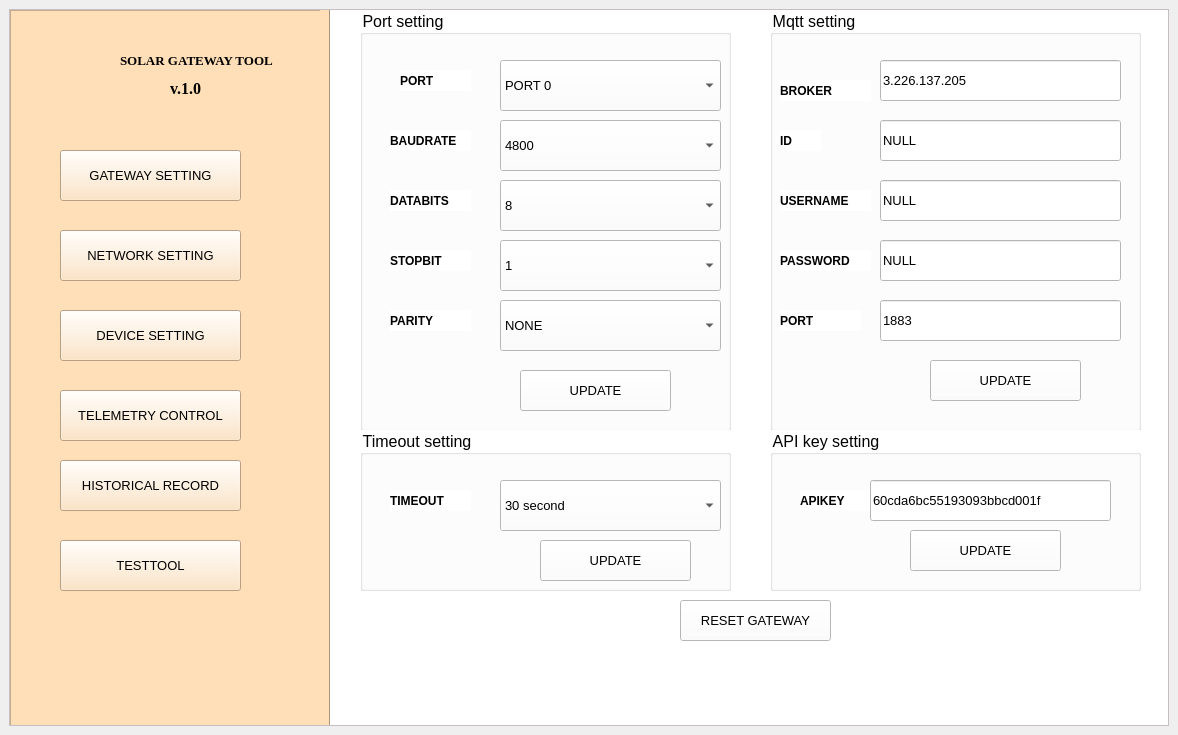
<?xml version="1.0" encoding="UTF-8"?>
<ui version="4.0">
 <class>gateway</class>
 <widget class="QMainWindow" name="gateway">
  <property name="geometry">
   <rect>
    <x>0</x>
    <y>0</y>
    <width>1178</width>
    <height>735</height>
   </rect>
  </property>
  <property name="windowTitle">
   <string>TEST TOOL</string>
  </property>
  <widget class="QWidget" name="centralwidget">
   <layout class="QVBoxLayout" name="verticalLayout">
    <item>
     <widget class="QScrollArea" name="scrollArea">
      <property name="styleSheet">
       <string notr="true">background-color:rgb(255, 248, 254)
</string>
      </property>
      <property name="widgetResizable">
       <bool>true</bool>
      </property>
      <widget class="QWidget" name="scrollAreaWidgetContents">
       <property name="geometry">
        <rect>
         <x>0</x>
         <y>0</y>
         <width>1154</width>
         <height>711</height>
        </rect>
       </property>
       <widget class="QFrame" name="list">
        <property name="geometry">
         <rect>
          <x>0</x>
          <y>0</y>
          <width>321</width>
          <height>761</height>
         </rect>
        </property>
        <property name="styleSheet">
         <string notr="true">background-color:rgb(255, 223, 183)</string>
        </property>
        <property name="frameShape">
         <enum>QFrame::StyledPanel</enum>
        </property>
        <property name="frameShadow">
         <enum>QFrame::Raised</enum>
        </property>
        <widget class="QPushButton" name="networksetting">
         <property name="geometry">
          <rect>
           <x>50</x>
           <y>220</y>
           <width>181</width>
           <height>51</height>
          </rect>
         </property>
         <property name="font">
          <font>
           <family>Segoe UI</family>
           <pointsize>10</pointsize>
          </font>
         </property>
         <property name="text">
          <string>NETWORK SETTING</string>
         </property>
        </widget>
        <widget class="QPushButton" name="gatewaysetting">
         <property name="geometry">
          <rect>
           <x>50</x>
           <y>140</y>
           <width>181</width>
           <height>51</height>
          </rect>
         </property>
         <property name="font">
          <font>
           <pointsize>10</pointsize>
          </font>
         </property>
         <property name="text">
          <string>GATEWAY SETTING</string>
         </property>
        </widget>
        <widget class="QPushButton" name="devicesetting">
         <property name="geometry">
          <rect>
           <x>50</x>
           <y>300</y>
           <width>181</width>
           <height>51</height>
          </rect>
         </property>
         <property name="font">
          <font>
           <pointsize>10</pointsize>
          </font>
         </property>
         <property name="text">
          <string>DEVICE SETTING</string>
         </property>
        </widget>
        <widget class="QPushButton" name="historical">
         <property name="geometry">
          <rect>
           <x>50</x>
           <y>450</y>
           <width>181</width>
           <height>51</height>
          </rect>
         </property>
         <property name="font">
          <font>
           <pointsize>10</pointsize>
          </font>
         </property>
         <property name="text">
          <string>HISTORICAL RECORD</string>
         </property>
        </widget>
        <widget class="Line" name="line">
         <property name="geometry">
          <rect>
           <x>310</x>
           <y>0</y>
           <width>20</width>
           <height>761</height>
          </rect>
         </property>
         <property name="font">
          <font>
           <weight>50</weight>
           <bold>false</bold>
          </font>
         </property>
         <property name="orientation">
          <enum>Qt::Vertical</enum>
         </property>
        </widget>
        <widget class="QPushButton" name="testtool">
         <property name="geometry">
          <rect>
           <x>50</x>
           <y>530</y>
           <width>181</width>
           <height>51</height>
          </rect>
         </property>
         <property name="font">
          <font>
           <pointsize>10</pointsize>
          </font>
         </property>
         <property name="text">
          <string>TESTTOOL</string>
         </property>
        </widget>
        <widget class="QPushButton" name="telemetrycontrol">
         <property name="geometry">
          <rect>
           <x>50</x>
           <y>380</y>
           <width>181</width>
           <height>51</height>
          </rect>
         </property>
         <property name="font">
          <font>
           <pointsize>10</pointsize>
          </font>
         </property>
         <property name="text">
          <string>TELEMETRY CONTROL</string>
         </property>
        </widget>
        <widget class="QLabel" name="label">
         <property name="geometry">
          <rect>
           <x>10</x>
           <y>10</y>
           <width>101</width>
           <height>91</height>
          </rect>
         </property>
         <property name="text">
          <string/>
         </property>
         <property name="pixmap">
          <pixmap>C:/Users/ACER/Desktop/manual/Thesis/image/Solar-DNR-ICONS.png</pixmap>
         </property>
         <property name="scaledContents">
          <bool>true</bool>
         </property>
        </widget>
        <widget class="QLabel" name="label_3">
         <property name="geometry">
          <rect>
           <x>160</x>
           <y>70</y>
           <width>41</width>
           <height>16</height>
          </rect>
         </property>
         <property name="font">
          <font>
           <family>Times New Roman</family>
           <pointsize>12</pointsize>
           <weight>75</weight>
           <bold>true</bold>
          </font>
         </property>
         <property name="text">
          <string>v.1.0</string>
         </property>
        </widget>
        <widget class="QLabel" name="label_2">
         <property name="geometry">
          <rect>
           <x>110</x>
           <y>40</y>
           <width>191</width>
           <height>21</height>
          </rect>
         </property>
         <property name="font">
          <font>
           <family>Times New Roman</family>
           <pointsize>10</pointsize>
           <weight>75</weight>
           <italic>false</italic>
           <bold>true</bold>
           <strikeout>false</strikeout>
          </font>
         </property>
         <property name="text">
          <string>SOLAR GATEWAY TOOL</string>
         </property>
        </widget>
        <zorder>gatewaysetting</zorder>
        <zorder>devicesetting</zorder>
        <zorder>historical</zorder>
        <zorder>line</zorder>
        <zorder>networksetting</zorder>
        <zorder>testtool</zorder>
        <zorder>telemetrycontrol</zorder>
        <zorder>label</zorder>
        <zorder>label_3</zorder>
        <zorder>label_2</zorder>
       </widget>
       <widget class="QFrame" name="seial_workspace">
        <property name="geometry">
         <rect>
          <x>320</x>
          <y>0</y>
          <width>1001</width>
          <height>761</height>
         </rect>
        </property>
        <property name="styleSheet">
         <string notr="true">background-color:rgb(255, 255, 255)</string>
        </property>
        <widget class="QGroupBox" name="groupBox">
         <property name="geometry">
          <rect>
           <x>30</x>
           <y>0</y>
           <width>371</width>
           <height>421</height>
          </rect>
         </property>
         <property name="font">
          <font>
           <pointsize>12</pointsize>
          </font>
         </property>
         <property name="title">
          <string>Port setting</string>
         </property>
         <widget class="QComboBox" name="port">
          <property name="geometry">
           <rect>
            <x>140</x>
            <y>50</y>
            <width>221</width>
            <height>51</height>
           </rect>
          </property>
          <property name="font">
           <font>
            <pointsize>10</pointsize>
           </font>
          </property>
          <item>
           <property name="text">
            <string>PORT 0</string>
           </property>
          </item>
          <item>
           <property name="text">
            <string>PORT 1</string>
           </property>
          </item>
         </widget>
         <widget class="QLabel" name="label_18">
          <property name="geometry">
           <rect>
            <x>40</x>
            <y>60</y>
            <width>71</width>
            <height>21</height>
           </rect>
          </property>
          <property name="font">
           <font>
            <pointsize>9</pointsize>
            <weight>75</weight>
            <bold>true</bold>
           </font>
          </property>
          <property name="text">
           <string>PORT</string>
          </property>
         </widget>
         <widget class="QComboBox" name="baudrate">
          <property name="geometry">
           <rect>
            <x>140</x>
            <y>110</y>
            <width>221</width>
            <height>51</height>
           </rect>
          </property>
          <property name="font">
           <font>
            <pointsize>10</pointsize>
           </font>
          </property>
          <item>
           <property name="text">
            <string>4800</string>
           </property>
          </item>
          <item>
           <property name="text">
            <string>9600</string>
           </property>
          </item>
          <item>
           <property name="text">
            <string>19200</string>
           </property>
          </item>
          <item>
           <property name="text">
            <string>38400</string>
           </property>
          </item>
          <item>
           <property name="text">
            <string>115200</string>
           </property>
          </item>
         </widget>
         <widget class="QLabel" name="label_19">
          <property name="geometry">
           <rect>
            <x>30</x>
            <y>120</y>
            <width>81</width>
            <height>21</height>
           </rect>
          </property>
          <property name="font">
           <font>
            <pointsize>9</pointsize>
            <weight>75</weight>
            <bold>true</bold>
           </font>
          </property>
          <property name="text">
           <string>BAUDRATE</string>
          </property>
         </widget>
         <widget class="QLabel" name="label_20">
          <property name="geometry">
           <rect>
            <x>30</x>
            <y>180</y>
            <width>81</width>
            <height>21</height>
           </rect>
          </property>
          <property name="font">
           <font>
            <pointsize>9</pointsize>
            <weight>75</weight>
            <bold>true</bold>
           </font>
          </property>
          <property name="text">
           <string>DATABITS</string>
          </property>
         </widget>
         <widget class="QComboBox" name="databit">
          <property name="geometry">
           <rect>
            <x>140</x>
            <y>170</y>
            <width>221</width>
            <height>51</height>
           </rect>
          </property>
          <property name="font">
           <font>
            <pointsize>10</pointsize>
           </font>
          </property>
          <item>
           <property name="text">
            <string>8</string>
           </property>
          </item>
          <item>
           <property name="text">
            <string>7</string>
           </property>
          </item>
         </widget>
         <widget class="QLabel" name="label_21">
          <property name="geometry">
           <rect>
            <x>30</x>
            <y>240</y>
            <width>81</width>
            <height>21</height>
           </rect>
          </property>
          <property name="font">
           <font>
            <pointsize>9</pointsize>
            <weight>75</weight>
            <bold>true</bold>
           </font>
          </property>
          <property name="text">
           <string>STOPBIT</string>
          </property>
         </widget>
         <widget class="QComboBox" name="stopbit">
          <property name="geometry">
           <rect>
            <x>140</x>
            <y>230</y>
            <width>221</width>
            <height>51</height>
           </rect>
          </property>
          <property name="font">
           <font>
            <pointsize>10</pointsize>
           </font>
          </property>
          <item>
           <property name="text">
            <string>1</string>
           </property>
          </item>
          <item>
           <property name="text">
            <string>2</string>
           </property>
          </item>
         </widget>
         <widget class="QLabel" name="label_22">
          <property name="geometry">
           <rect>
            <x>30</x>
            <y>300</y>
            <width>81</width>
            <height>21</height>
           </rect>
          </property>
          <property name="font">
           <font>
            <pointsize>9</pointsize>
            <weight>75</weight>
            <bold>true</bold>
           </font>
          </property>
          <property name="text">
           <string>PARITY</string>
          </property>
         </widget>
         <widget class="QComboBox" name="parity">
          <property name="geometry">
           <rect>
            <x>140</x>
            <y>290</y>
            <width>221</width>
            <height>51</height>
           </rect>
          </property>
          <property name="font">
           <font>
            <pointsize>10</pointsize>
           </font>
          </property>
          <item>
           <property name="text">
            <string>NONE</string>
           </property>
          </item>
          <item>
           <property name="text">
            <string>1</string>
           </property>
          </item>
         </widget>
         <widget class="QPushButton" name="updateport">
          <property name="geometry">
           <rect>
            <x>160</x>
            <y>360</y>
            <width>151</width>
            <height>41</height>
           </rect>
          </property>
          <property name="font">
           <font>
            <pointsize>10</pointsize>
           </font>
          </property>
          <property name="text">
           <string>UPDATE</string>
          </property>
         </widget>
        </widget>
        <widget class="QGroupBox" name="groupBox_2">
         <property name="geometry">
          <rect>
           <x>440</x>
           <y>0</y>
           <width>371</width>
           <height>421</height>
          </rect>
         </property>
         <property name="font">
          <font>
           <pointsize>12</pointsize>
           <underline>false</underline>
          </font>
         </property>
         <property name="title">
          <string>Mqtt setting</string>
         </property>
         <widget class="QLabel" name="label_23">
          <property name="geometry">
           <rect>
            <x>10</x>
            <y>70</y>
            <width>91</width>
            <height>21</height>
           </rect>
          </property>
          <property name="font">
           <font>
            <pointsize>9</pointsize>
            <weight>75</weight>
            <bold>true</bold>
           </font>
          </property>
          <property name="text">
           <string>BROKER</string>
          </property>
         </widget>
         <widget class="QLabel" name="label_24">
          <property name="geometry">
           <rect>
            <x>10</x>
            <y>180</y>
            <width>91</width>
            <height>21</height>
           </rect>
          </property>
          <property name="font">
           <font>
            <pointsize>9</pointsize>
            <weight>75</weight>
            <bold>true</bold>
           </font>
          </property>
          <property name="text">
           <string>USERNAME</string>
          </property>
         </widget>
         <widget class="QLabel" name="label_25">
          <property name="geometry">
           <rect>
            <x>10</x>
            <y>240</y>
            <width>91</width>
            <height>21</height>
           </rect>
          </property>
          <property name="font">
           <font>
            <pointsize>9</pointsize>
            <weight>75</weight>
            <bold>true</bold>
           </font>
          </property>
          <property name="text">
           <string>PASSWORD</string>
          </property>
         </widget>
         <widget class="QLabel" name="label_26">
          <property name="geometry">
           <rect>
            <x>10</x>
            <y>300</y>
            <width>81</width>
            <height>21</height>
           </rect>
          </property>
          <property name="font">
           <font>
            <pointsize>9</pointsize>
            <weight>75</weight>
            <bold>true</bold>
           </font>
          </property>
          <property name="text">
           <string>PORT</string>
          </property>
         </widget>
         <widget class="QPushButton" name="updatemqtt">
          <property name="geometry">
           <rect>
            <x>160</x>
            <y>350</y>
            <width>151</width>
            <height>41</height>
           </rect>
          </property>
          <property name="font">
           <font>
            <pointsize>10</pointsize>
           </font>
          </property>
          <property name="text">
           <string>UPDATE</string>
          </property>
         </widget>
         <widget class="QLineEdit" name="broker">
          <property name="geometry">
           <rect>
            <x>110</x>
            <y>50</y>
            <width>241</width>
            <height>41</height>
           </rect>
          </property>
          <property name="font">
           <font>
            <pointsize>10</pointsize>
           </font>
          </property>
          <property name="text">
           <string>3.226.137.205</string>
          </property>
         </widget>
         <widget class="QLineEdit" name="username">
          <property name="geometry">
           <rect>
            <x>110</x>
            <y>170</y>
            <width>241</width>
            <height>41</height>
           </rect>
          </property>
          <property name="font">
           <font>
            <pointsize>10</pointsize>
           </font>
          </property>
          <property name="text">
           <string>NULL</string>
          </property>
         </widget>
         <widget class="QLineEdit" name="password">
          <property name="geometry">
           <rect>
            <x>110</x>
            <y>230</y>
            <width>241</width>
            <height>41</height>
           </rect>
          </property>
          <property name="font">
           <font>
            <pointsize>10</pointsize>
           </font>
          </property>
          <property name="text">
           <string>NULL</string>
          </property>
         </widget>
         <widget class="QLineEdit" name="mqttport">
          <property name="geometry">
           <rect>
            <x>110</x>
            <y>290</y>
            <width>241</width>
            <height>41</height>
           </rect>
          </property>
          <property name="font">
           <font>
            <pointsize>10</pointsize>
           </font>
          </property>
          <property name="text">
           <string>1883</string>
          </property>
         </widget>
         <widget class="QLineEdit" name="id">
          <property name="geometry">
           <rect>
            <x>110</x>
            <y>110</y>
            <width>241</width>
            <height>41</height>
           </rect>
          </property>
          <property name="font">
           <font>
            <pointsize>10</pointsize>
           </font>
          </property>
          <property name="text">
           <string>NULL</string>
          </property>
         </widget>
         <widget class="QLabel" name="label_27">
          <property name="geometry">
           <rect>
            <x>10</x>
            <y>120</y>
            <width>41</width>
            <height>21</height>
           </rect>
          </property>
          <property name="font">
           <font>
            <pointsize>9</pointsize>
            <weight>75</weight>
            <bold>true</bold>
           </font>
          </property>
          <property name="text">
           <string>ID</string>
          </property>
         </widget>
        </widget>
        <widget class="QGroupBox" name="groupBox_3">
         <property name="geometry">
          <rect>
           <x>30</x>
           <y>420</y>
           <width>371</width>
           <height>161</height>
          </rect>
         </property>
         <property name="font">
          <font>
           <pointsize>12</pointsize>
          </font>
         </property>
         <property name="title">
          <string>Timeout setting</string>
         </property>
         <widget class="QComboBox" name="timeout">
          <property name="geometry">
           <rect>
            <x>140</x>
            <y>50</y>
            <width>221</width>
            <height>51</height>
           </rect>
          </property>
          <property name="font">
           <font>
            <pointsize>10</pointsize>
           </font>
          </property>
          <item>
           <property name="text">
            <string>30 second</string>
           </property>
          </item>
          <item>
           <property name="text">
            <string>01 minute</string>
           </property>
          </item>
          <item>
           <property name="text">
            <string>03 minutes</string>
           </property>
          </item>
          <item>
           <property name="text">
            <string>05 minutes</string>
           </property>
          </item>
          <item>
           <property name="text">
            <string>10 minutes</string>
           </property>
          </item>
          <item>
           <property name="text">
            <string>30 minutes</string>
           </property>
          </item>
          <item>
           <property name="text">
            <string>60 minutes</string>
           </property>
          </item>
         </widget>
         <widget class="QLabel" name="label_28">
          <property name="geometry">
           <rect>
            <x>30</x>
            <y>60</y>
            <width>81</width>
            <height>21</height>
           </rect>
          </property>
          <property name="font">
           <font>
            <pointsize>9</pointsize>
            <weight>75</weight>
            <bold>true</bold>
           </font>
          </property>
          <property name="text">
           <string>TIMEOUT</string>
          </property>
         </widget>
         <widget class="QPushButton" name="updatetimeout">
          <property name="geometry">
           <rect>
            <x>180</x>
            <y>110</y>
            <width>151</width>
            <height>41</height>
           </rect>
          </property>
          <property name="font">
           <font>
            <pointsize>10</pointsize>
           </font>
          </property>
          <property name="text">
           <string>UPDATE</string>
          </property>
         </widget>
        </widget>
        <widget class="QGroupBox" name="groupBox_4">
         <property name="geometry">
          <rect>
           <x>440</x>
           <y>420</y>
           <width>371</width>
           <height>161</height>
          </rect>
         </property>
         <property name="font">
          <font>
           <pointsize>12</pointsize>
          </font>
         </property>
         <property name="title">
          <string>API key setting</string>
         </property>
         <widget class="QLabel" name="label_29">
          <property name="geometry">
           <rect>
            <x>30</x>
            <y>60</y>
            <width>81</width>
            <height>21</height>
           </rect>
          </property>
          <property name="font">
           <font>
            <pointsize>9</pointsize>
            <weight>75</weight>
            <bold>true</bold>
           </font>
          </property>
          <property name="text">
           <string>APIKEY</string>
          </property>
         </widget>
         <widget class="QLineEdit" name="apikey">
          <property name="geometry">
           <rect>
            <x>100</x>
            <y>50</y>
            <width>241</width>
            <height>41</height>
           </rect>
          </property>
          <property name="font">
           <font>
            <pointsize>10</pointsize>
           </font>
          </property>
          <property name="text">
           <string>60cda6bc55193093bbcd001f</string>
          </property>
         </widget>
         <widget class="QPushButton" name="updateapikey">
          <property name="geometry">
           <rect>
            <x>140</x>
            <y>100</y>
            <width>151</width>
            <height>41</height>
           </rect>
          </property>
          <property name="font">
           <font>
            <pointsize>10</pointsize>
           </font>
          </property>
          <property name="text">
           <string>UPDATE</string>
          </property>
         </widget>
        </widget>
        <widget class="QPushButton" name="resetgateway">
         <property name="geometry">
          <rect>
           <x>350</x>
           <y>590</y>
           <width>151</width>
           <height>41</height>
          </rect>
         </property>
         <property name="font">
          <font>
           <pointsize>10</pointsize>
          </font>
         </property>
         <property name="text">
          <string>RESET GATEWAY</string>
         </property>
        </widget>
       </widget>
      </widget>
     </widget>
    </item>
   </layout>
  </widget>
 </widget>
 <resources/>
 <connections/>
</ui>
